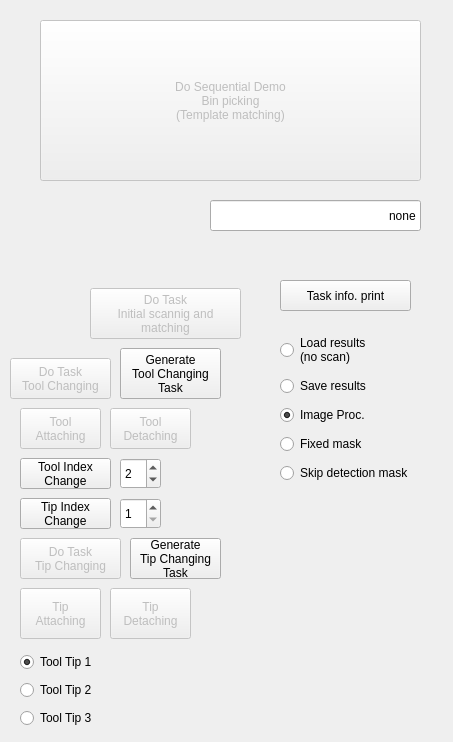
   <widget class="QWidget" name="tab_19">
    <attribute name="title">
     <string>BP Demo</string>
    </attribute>
    <widget class="QPushButton" name="pushButton_doTask_binPicking_sequentialDemo">
     <property name="enabled">
      <bool>false</bool>
     </property>
     <property name="geometry">
      <rect>
       <x>40</x>
       <y>20</y>
       <width>381</width>
       <height>161</height>
      </rect>
     </property>
     <property name="layoutDirection">
      <enum>Qt::LeftToRight</enum>
     </property>
     <property name="text">
      <string>Do Sequential Demo
Bin picking
(Template matching)</string>
     </property>
     <property name="checkable">
      <bool>true</bool>
     </property>
    </widget>
    <widget class="QLineEdit" name="lineEdit_currentTargetObject">
     <property name="enabled">
      <bool>true</bool>
     </property>
     <property name="geometry">
      <rect>
       <x>210</x>
       <y>200</y>
       <width>211</width>
       <height>31</height>
      </rect>
     </property>
     <property name="text">
      <string>none</string>
     </property>
     <property name="alignment">
      <set>Qt::AlignRight|Qt::AlignTrailing|Qt::AlignVCenter</set>
     </property>
    </widget>
    <widget class="QSpinBox" name="task_spinBox_toolIndex">
     <property name="geometry">
      <rect>
       <x>120</x>
       <y>458</y>
       <width>41</width>
       <height>31</height>
      </rect>
     </property>
     <property name="minimum">
      <number>1</number>
     </property>
     <property name="maximum">
      <number>11</number>
     </property>
     <property name="singleStep">
      <number>1</number>
     </property>
     <property name="value">
      <number>2</number>
     </property>
    </widget>
    <widget class="QWidget" name="layoutWidget_25">
     <property name="geometry">
      <rect>
       <x>280</x>
       <y>330</y>
       <width>164</width>
       <height>158</height>
      </rect>
     </property>
     <layout class="QVBoxLayout" name="verticalLayout_54">
      <item>
       <widget class="QRadioButton" name="radioButton_assemblyUI_scanDataLoad">
        <property name="text">
         <string>Load results
(no scan)</string>
        </property>
        <property name="checked">
         <bool>false</bool>
        </property>
        <property name="autoExclusive">
         <bool>false</bool>
        </property>
       </widget>
      </item>
      <item>
       <widget class="QRadioButton" name="radioButton_assemblyUI_scanDataSave">
        <property name="text">
         <string>Save results</string>
        </property>
        <property name="checked">
         <bool>false</bool>
        </property>
        <property name="autoExclusive">
         <bool>false</bool>
        </property>
       </widget>
      </item>
      <item>
       <widget class="QRadioButton" name="radioButton_assemblyUI_scanDoImageProcessing">
        <property name="text">
         <string>Image Proc.</string>
        </property>
        <property name="checked">
         <bool>true</bool>
        </property>
        <property name="autoExclusive">
         <bool>false</bool>
        </property>
       </widget>
      </item>
      <item>
       <widget class="QRadioButton" name="radioButton_assemblyUI_isMaskFixed">
        <property name="text">
         <string>Fixed mask</string>
        </property>
        <property name="checked">
         <bool>false</bool>
        </property>
        <property name="autoExclusive">
         <bool>false</bool>
        </property>
       </widget>
      </item>
      <item>
       <widget class="QRadioButton" name="radioButton_assemblyUI_skipDetectionMask">
        <property name="text">
         <string>Skip detection mask</string>
        </property>
        <property name="checked">
         <bool>false</bool>
        </property>
        <property name="autoExclusive">
         <bool>false</bool>
        </property>
       </widget>
      </item>
     </layout>
    </widget>
    <widget class="QPushButton" name="pushButton_doTask_toolChanging">
     <property name="enabled">
      <bool>false</bool>
     </property>
     <property name="geometry">
      <rect>
       <x>10</x>
       <y>358</y>
       <width>101</width>
       <height>41</height>
      </rect>
     </property>
     <property name="layoutDirection">
      <enum>Qt::LeftToRight</enum>
     </property>
     <property name="text">
      <string>Do Task
Tool Changing</string>
     </property>
     <property name="checkable">
      <bool>true</bool>
     </property>
    </widget>
    <widget class="QPushButton" name="task_pushButton_genTask_toolChanging">
     <property name="enabled">
      <bool>true</bool>
     </property>
     <property name="geometry">
      <rect>
       <x>120</x>
       <y>348</y>
       <width>101</width>
       <height>51</height>
      </rect>
     </property>
     <property name="sizePolicy">
      <sizepolicy hsizetype="Preferred" vsizetype="Preferred">
       <horstretch>0</horstretch>
       <verstretch>0</verstretch>
      </sizepolicy>
     </property>
     <property name="text">
      <string>Generate
Tool Changing
Task</string>
     </property>
    </widget>
    <widget class="QPushButton" name="pushButton_doTask_toolDetaching">
     <property name="enabled">
      <bool>false</bool>
     </property>
     <property name="geometry">
      <rect>
       <x>110</x>
       <y>408</y>
       <width>81</width>
       <height>41</height>
      </rect>
     </property>
     <property name="layoutDirection">
      <enum>Qt::LeftToRight</enum>
     </property>
     <property name="text">
      <string>Tool
Detaching</string>
     </property>
     <property name="checkable">
      <bool>true</bool>
     </property>
    </widget>
    <widget class="QPushButton" name="pushButton_doTask_initialScanMatching">
     <property name="enabled">
      <bool>false</bool>
     </property>
     <property name="geometry">
      <rect>
       <x>90</x>
       <y>288</y>
       <width>151</width>
       <height>51</height>
      </rect>
     </property>
     <property name="layoutDirection">
      <enum>Qt::LeftToRight</enum>
     </property>
     <property name="text">
      <string>Do Task
Initial scannig and
matching</string>
     </property>
     <property name="checkable">
      <bool>true</bool>
     </property>
    </widget>
    <widget class="QWidget" name="layoutWidget_35">
     <property name="geometry">
      <rect>
       <x>20</x>
       <y>650</y>
       <width>191</width>
       <height>83</height>
      </rect>
     </property>
     <layout class="QVBoxLayout" name="verticalLayout_61">
      <item>
       <widget class="QRadioButton" name="radioButton_toolTip_1">
        <property name="text">
         <string>Tool Tip 1</string>
        </property>
        <property name="checked">
         <bool>true</bool>
        </property>
        <property name="autoExclusive">
         <bool>true</bool>
        </property>
       </widget>
      </item>
      <item>
       <widget class="QRadioButton" name="radioButton_toolTip_2">
        <property name="text">
         <string>Tool Tip 2</string>
        </property>
        <property name="checked">
         <bool>false</bool>
        </property>
        <property name="autoExclusive">
         <bool>true</bool>
        </property>
       </widget>
      </item>
      <item>
       <widget class="QRadioButton" name="radioButton_toolTip_3">
        <property name="text">
         <string>Tool Tip 3</string>
        </property>
        <property name="checked">
         <bool>false</bool>
        </property>
        <property name="autoExclusive">
         <bool>true</bool>
        </property>
       </widget>
      </item>
     </layout>
    </widget>
    <widget class="QPushButton" name="pushButton_doTaskInfoPrint">
     <property name="enabled">
      <bool>true</bool>
     </property>
     <property name="geometry">
      <rect>
       <x>280</x>
       <y>280</y>
       <width>131</width>
       <height>31</height>
      </rect>
     </property>
     <property name="layoutDirection">
      <enum>Qt::LeftToRight</enum>
     </property>
     <property name="text">
      <string>Task info. print</string>
     </property>
     <property name="checkable">
      <bool>true</bool>
     </property>
    </widget>
    <widget class="QPushButton" name="pushButton_selectTipIndex">
     <property name="geometry">
      <rect>
       <x>20</x>
       <y>498</y>
       <width>91</width>
       <height>31</height>
      </rect>
     </property>
     <property name="sizePolicy">
      <sizepolicy hsizetype="Minimum" vsizetype="Minimum">
       <horstretch>0</horstretch>
       <verstretch>0</verstretch>
      </sizepolicy>
     </property>
     <property name="text">
      <string>Tip Index
Change</string>
     </property>
     <property name="checkable">
      <bool>false</bool>
     </property>
     <property name="checked">
      <bool>false</bool>
     </property>
    </widget>
    <widget class="QPushButton" name="task_pushButton_genTask_tipChanging">
     <property name="enabled">
      <bool>true</bool>
     </property>
     <property name="geometry">
      <rect>
       <x>130</x>
       <y>538</y>
       <width>91</width>
       <height>41</height>
      </rect>
     </property>
     <property name="sizePolicy">
      <sizepolicy hsizetype="Preferred" vsizetype="Preferred">
       <horstretch>0</horstretch>
       <verstretch>0</verstretch>
      </sizepolicy>
     </property>
     <property name="text">
      <string>Generate
Tip Changing
Task</string>
     </property>
    </widget>
    <widget class="QPushButton" name="pushButton_doTask_tipAttaching">
     <property name="enabled">
      <bool>false</bool>
     </property>
     <property name="geometry">
      <rect>
       <x>20</x>
       <y>588</y>
       <width>81</width>
       <height>51</height>
      </rect>
     </property>
     <property name="layoutDirection">
      <enum>Qt::LeftToRight</enum>
     </property>
     <property name="text">
      <string>Tip
Attaching</string>
     </property>
     <property name="checkable">
      <bool>true</bool>
     </property>
    </widget>
    <widget class="QPushButton" name="pushButton_doTask_toolAttaching">
     <property name="enabled">
      <bool>false</bool>
     </property>
     <property name="geometry">
      <rect>
       <x>20</x>
       <y>408</y>
       <width>81</width>
       <height>41</height>
      </rect>
     </property>
     <property name="layoutDirection">
      <enum>Qt::LeftToRight</enum>
     </property>
     <property name="text">
      <string>Tool
Attaching</string>
     </property>
     <property name="checkable">
      <bool>true</bool>
     </property>
    </widget>
    <widget class="QSpinBox" name="task_spinBox_tipIndex">
     <property name="geometry">
      <rect>
       <x>120</x>
       <y>498</y>
       <width>41</width>
       <height>31</height>
      </rect>
     </property>
     <property name="minimum">
      <number>1</number>
     </property>
     <property name="maximum">
      <number>11</number>
     </property>
     <property name="singleStep">
      <number>1</number>
     </property>
     <property name="value">
      <number>1</number>
     </property>
    </widget>
    <widget class="QPushButton" name="pushButton_doTask_tipChanging">
     <property name="enabled">
      <bool>false</bool>
     </property>
     <property name="geometry">
      <rect>
       <x>20</x>
       <y>538</y>
       <width>101</width>
       <height>41</height>
      </rect>
     </property>
     <property name="layoutDirection">
      <enum>Qt::LeftToRight</enum>
     </property>
     <property name="text">
      <string>Do Task
Tip Changing</string>
     </property>
     <property name="checkable">
      <bool>true</bool>
     </property>
    </widget>
    <widget class="QPushButton" name="pushButton_selectToolIndex">
     <property name="geometry">
      <rect>
       <x>20</x>
       <y>458</y>
       <width>91</width>
       <height>31</height>
      </rect>
     </property>
     <property name="sizePolicy">
      <sizepolicy hsizetype="Minimum" vsizetype="Minimum">
       <horstretch>0</horstretch>
       <verstretch>0</verstretch>
      </sizepolicy>
     </property>
     <property name="text">
      <string>Tool Index
Change</string>
     </property>
     <property name="checkable">
      <bool>false</bool>
     </property>
     <property name="checked">
      <bool>false</bool>
     </property>
    </widget>
    <widget class="QPushButton" name="pushButton_doTask_tipDetaching">
     <property name="enabled">
      <bool>false</bool>
     </property>
     <property name="geometry">
      <rect>
       <x>110</x>
       <y>588</y>
       <width>81</width>
       <height>51</height>
      </rect>
     </property>
     <property name="layoutDirection">
      <enum>Qt::LeftToRight</enum>
     </property>
     <property name="text">
      <string>Tip
Detaching</string>
     </property>
     <property name="checkable">
      <bool>true</bool>
     </property>
    </widget>
   </widget>
